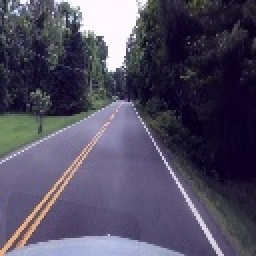
#> input picture train data/train10.jpg, 128 x 128 px (shown 2 times larger)
$ python -i cv.py   (imports and definitions only)
#> lines starting #> are read from the running program, lines starting #| are printed output that depends on the picture
import matplotlib.pyplot as plt
import matplotlib.image as mpimg
import numpy as np
import cv2
import math
import sys
from scipy import stats

# first we apply canny on all the images to detect the sharp edges in it

def canny(img, low_threshold, high_threshold):
    return cv2.Canny(img, low_threshold, high_threshold)

# then we need to focus on some region in front of the car to detect the lane not the whole image

def region_of_interest(img, vertices):
    mask = np.zeros_like(img)

    if len(img.shape) > 2:
    # this is where the image contains more than one channel like an RGB picture
        channel_count = img.shape[2]
        ignore_mask_color = (255,) * channel_count
    else:
    # for gray-scale images
        ignore_mask_color = 255

    # filling a polygon with ones and zeroes using the vertices we have decided to and then anding it with the image
    # to get a masked image with only the region we want
    cv2.fillPoly(mask, vertices, ignore_mask_color)

    masked_image = cv2.bitwise_and(img, mask)
    return masked_image
# then we apply a hough transform to detect the lines in the region of interest which should define the lane lines
def hough_transform(canny_img, rho, theta, threshold, min_line_len, max_line_gap):
    return cv2.HoughLinesP(canny_img, rho, theta, threshold, np.array([]), minLineLength=min_line_len, maxLineGap=max_line_gap)

# this method is to draw 2 lines given its start and end points and fill the area between them which should represent the lane
# [7 lines left out: function draw_lines, not called in this run]

# this method seperates the left lines from the right lines using their slope and coordinates
def separate_lines(lines, img):
    img_shape = img.shape

    middle_x = img_shape[1] / 2

    left_lane_lines = []
    right_lane_lines = []

    for line in lines:
        for x1, y1, x2, y2 in line:

            # vertical and horizontal lines are discarded we are only interested with the lines with some slope that are either
            # sloping to the left or to the right
            dx = x2 - x1
            if dx == 0:
                #Discarding line since we can't gradient is undefined at this dx
                continue
            dy = y2 - y1

            # Similarly, if the y value remains constant as x increases, discard line
            if dy == 0:
                continue

            slope = dy / dx

            # This is pure guess than anything...
            # but get rid of lines with a small slope as they are likely to be horizontal one
            epsilon = 0.1
            if abs(slope) <= epsilon:
                continue

            if slope < 0 and x1 < middle_x and x2 < middle_x:
                # Lane should also be within the left hand side of region of interest
                left_lane_lines.append([[x1, y1, x2, y2]])
            elif x1 >= middle_x and x2 >= middle_x:
                # Lane should also be within the right hand side of region of interest
                right_lane_lines.append([[x1, y1, x2, y2]])

    return left_lane_lines, right_lane_lines

# this method combines different lines into one line using the linregress method that returnes the slope and the intercept with
# the y axis for that line
# [58 lines left out: functions find_lane_lines_formula, trace_lane_line, trace_both_lane_lines, not called in this run]


# now, it's time to pipeline it all
def pipeline(image):
  # we will first start with converting the image to gray scale which makes it easier to apply hough transform on
  # then applying a gaussianBlur filter to reduce the noise in the image
  grayscaled= cv2.cvtColor(image, cv2.COLOR_BGR2GRAY)
  gaussianBlur = cv2.GaussianBlur(grayscaled, (5, 5), 0)

  # then applying the canny method on the resulting image with a min and max threshole of 50 and 150 that were deduced experimentally
  minThreshold = 50
  maxThreshold = 150
  edgeDetectedImage = canny(gaussianBlur, minThreshold, maxThreshold)
  # this is our region of interest that is only convenient for this video
  lowerLeftPoint = [0, 600]
  upperLeftPoint = [600, 310]
  upperRightPoint = [680, 310]
  lowerRightPoint = [1170, 720]

  pts = np.array([[lowerLeftPoint, upperLeftPoint, upperRightPoint,
  lowerRightPoint]], dtype=np.int32)
  masked_image = region_of_interest(edgeDetectedImage, pts)

  # values for rho, theta, the thresholdn minimum line length, and maximum line gap were all deduced experimentally using different combinations

  rho = 1
  theta = (np.pi/180) * 1
  threshold = 20
  min_line_length = 15
  max_line_gap = 15
  # applying hough transform on the masked image to get all the lines in it
  houged = hough_transform(masked_image, rho, theta,
                    threshold, min_line_length, max_line_gap)
  # then seperating these lines using the seperate_line method which returns
  separated_lanes = separate_lines(houged, image)

  # and the resulting image is gonna be the output of trace_both_lane_lines by giving it the lines representing the left and right borders
  # then resizing it to 128*128 which we will use in the deep learning model
  res = trace_both_lane_lines(image, separated_lanes[0], separated_lanes[1])
  return cv2.resize(res,(128,128))


# [1 line not run here, left out]
i=0
count=1
# to overcome repeating the same images we will one taje one frame out of 10 because nothing much will change between 2 consecutive frames
# [12 lines not run here, left out]

>>> import cv2
>>> picture = cv2.imread('train data/train10.jpg')
#> picture is the input picture: shape (128, 128, 3); mean B, G, R 97, 76.7, 81
>>> result = pipeline(picture)
#> in pipeline, `grayscaled= cv2.cvtColor(image, cv2.COLOR_BGR2GRAY)`:
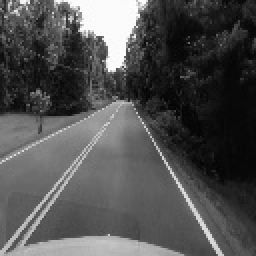
#> grayscaled: shape (128, 128) (shown 2 times larger); min 3, max 255, mean 80.3
#> in pipeline, `gaussianBlur = cv2.GaussianBlur(grayscaled, (5, 5), 0)`:
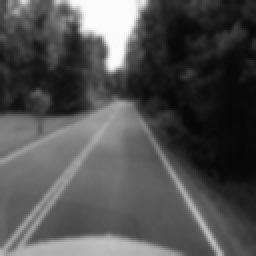
#> gaussianBlur: shape (128, 128) (shown 2 times larger); min 7, max 251, mean 80.3
#> in canny, `return cv2.Canny(img, low_threshold, high_threshold)`:
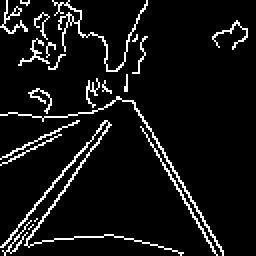
#> returned value: shape (128, 128) (shown 2 times larger); 7.5% white in thin lines or dots
#> in region_of_interest, `cv2.fillPoly(mask, vertices, ignore_mask_color)`: mask: shape (128, 128); every value is 0
#> (the run stopped early here; a loop or call above may not have finished)

$ run again, on train data/train100.jpg
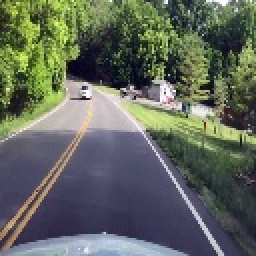
#> input picture train data/train100.jpg, 128 x 128 px (shown 2 times larger)
#> picture is the input picture: shape (128, 128, 3); mean B, G, R 93.3, 103.9, 97.5
#> in pipeline, `gaussianBlur = cv2.GaussianBlur(grayscaled, (5, 5), 0)`:
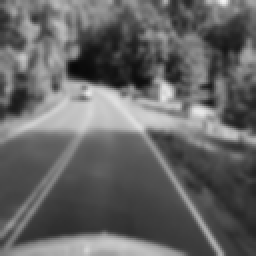
#> gaussianBlur: shape (128, 128) (shown 2 times larger); min 8, max 244, mean 100.8
#> in canny, `return cv2.Canny(img, low_threshold, high_threshold)`:
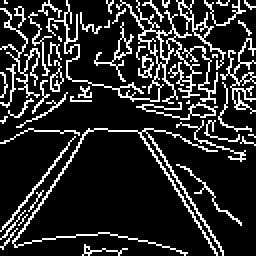
#> returned value: shape (128, 128) (shown 2 times larger); 16.6% white in thin lines or dots
#> mask: shape (128, 128); every value is 0

$ run again, on train data/train101.jpg
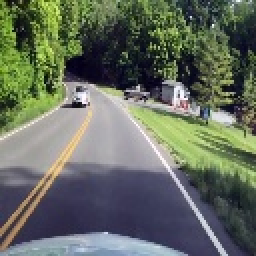
#> input picture train data/train101.jpg, 128 x 128 px (shown 2 times larger)
#> picture is the input picture: shape (128, 128, 3); mean B, G, R 95.7, 108.5, 100.7
#> in pipeline, `gaussianBlur = cv2.GaussianBlur(grayscaled, (5, 5), 0)`:
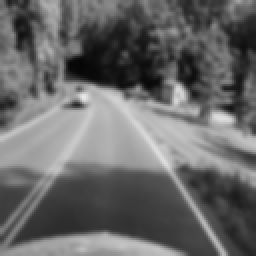
#> gaussianBlur: shape (128, 128) (shown 2 times larger); min 5, max 233, mean 104.7
#> in canny, `return cv2.Canny(img, low_threshold, high_threshold)`:
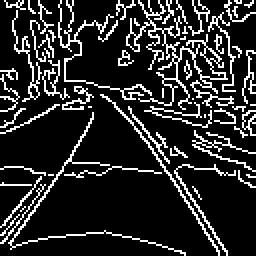
#> returned value: shape (128, 128) (shown 2 times larger); 16.2% white in thin lines or dots
#> mask: shape (128, 128); every value is 0

$ run again, on train data/train102.jpg
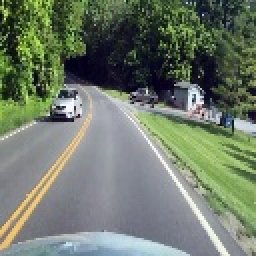
#> input picture train data/train102.jpg, 128 x 128 px (shown 2 times larger)
#> picture is the input picture: shape (128, 128, 3); mean B, G, R 106.3, 122, 111
#> in pipeline, `gaussianBlur = cv2.GaussianBlur(grayscaled, (5, 5), 0)`:
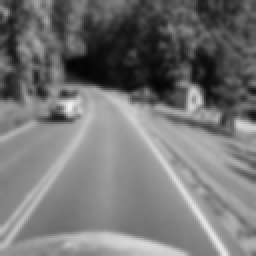
#> gaussianBlur: shape (128, 128) (shown 2 times larger); min 5, max 242, mean 116.9
#> in canny, `return cv2.Canny(img, low_threshold, high_threshold)`:
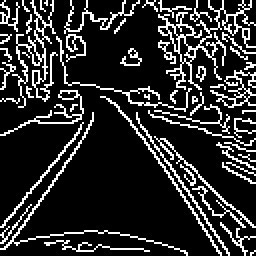
#> returned value: shape (128, 128) (shown 2 times larger); 17.3% white in thin lines or dots
#> mask: shape (128, 128); every value is 0
